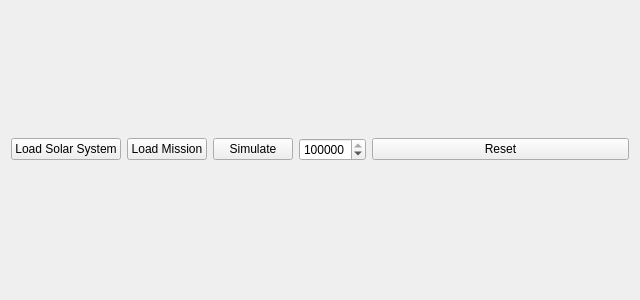
<?xml version="1.0" encoding="UTF-8"?>
<ui version="4.0">
 <class>MainWindow</class>
 <widget class="QMainWindow" name="MainWindow">
  <property name="geometry">
   <rect>
    <x>0</x>
    <y>0</y>
    <width>640</width>
    <height>300</height>
   </rect>
  </property>
  <property name="windowTitle">
   <string>MainWindow</string>
  </property>
  <widget class="QWidget" name="centralWidget">
   <layout class="QHBoxLayout" name="horizontalLayout_2">
    <item>
     <layout class="QVBoxLayout" name="verticalLayout">
      <property name="sizeConstraint">
       <enum>QLayout::SetMaximumSize</enum>
      </property>
      <item>
       <layout class="QHBoxLayout" name="horizontalLayout" stretch="0,0,0,0,1">
        <property name="sizeConstraint">
         <enum>QLayout::SetMaximumSize</enum>
        </property>
        <item>
         <widget class="QPushButton" name="loadSolar">
          <property name="sizePolicy">
           <sizepolicy hsizetype="Fixed" vsizetype="Fixed">
            <horstretch>1</horstretch>
            <verstretch>0</verstretch>
           </sizepolicy>
          </property>
          <property name="text">
           <string>Load Solar System</string>
          </property>
         </widget>
        </item>
        <item>
         <widget class="QPushButton" name="loadMission">
          <property name="sizePolicy">
           <sizepolicy hsizetype="Fixed" vsizetype="Fixed">
            <horstretch>1</horstretch>
            <verstretch>0</verstretch>
           </sizepolicy>
          </property>
          <property name="text">
           <string>Load Mission</string>
          </property>
         </widget>
        </item>
        <item>
         <widget class="QPushButton" name="simButton">
          <property name="text">
           <string>Simulate</string>
          </property>
         </widget>
        </item>
        <item>
         <widget class="QSpinBox" name="simTime">
          <property name="maximum">
           <number>10000000</number>
          </property>
          <property name="value">
           <number>1000000</number>
          </property>
         </widget>
        </item>
        <item>
         <widget class="QPushButton" name="resetButton">
          <property name="text">
           <string>Reset</string>
          </property>
         </widget>
        </item>
       </layout>
      </item>
     </layout>
    </item>
    <item>
     <layout class="QFormLayout" name="formLayout">
      <property name="sizeConstraint">
       <enum>QLayout::SetFixedSize</enum>
      </property>
      <property name="fieldGrowthPolicy">
       <enum>QFormLayout::AllNonFixedFieldsGrow</enum>
      </property>
      <property name="labelAlignment">
       <set>Qt::AlignCenter</set>
      </property>
      <property name="formAlignment">
       <set>Qt::AlignHCenter|Qt::AlignTop</set>
      </property>
     </layout>
    </item>
   </layout>
  </widget>
 </widget>
 <layoutdefault spacing="6" margin="11"/>
 <tabstops>
  <tabstop>resetButton</tabstop>
 </tabstops>
 <resources/>
 <connections/>
</ui>
